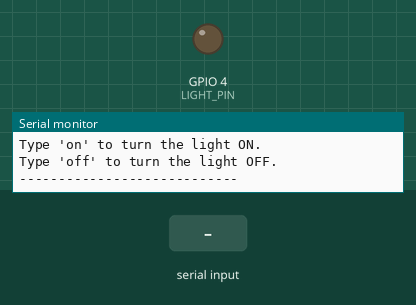
A program run on a simulated ESP32. Shown: output pins drawn as LEDs (lit = HIGH), the last lines printed to the serial monitor. The inputs (shaded band) are chosen by the test bench.

Above: at 2.2 s.
2.3 s: "on\n" received over Serial
At 3.1 s:
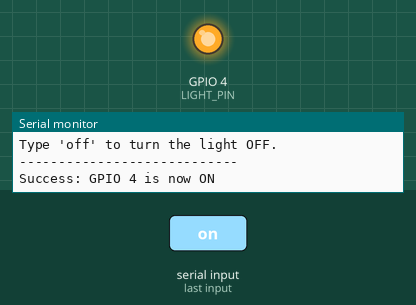
3.8 s: "off\n" received over Serial
At 4.2 s:
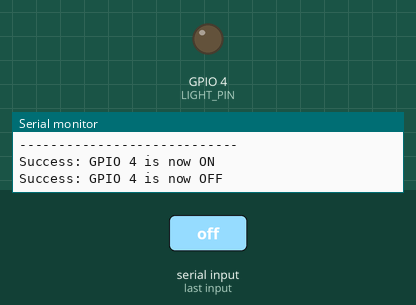
Timing chart, 0 to 6.8 s (numbered marks = the images above; inputs shaded):
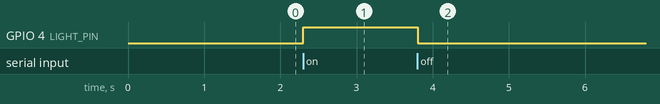

Measured:
- after the input at 2.3 s, GPIO 4 (LIGHT_PIN): LOW → HIGH at once
- after the input at 3.8 s, GPIO 4 (LIGHT_PIN): HIGH → LOW at once

The program:

main.cpp
```cpp
#include <Arduino.h>

const int LIGHT_PIN = 4;

void setup() {
    Serial.begin(115200);
    delay(1000);

    pinMode(LIGHT_PIN, OUTPUT);
    digitalWrite(LIGHT_PIN, LOW);

    Serial.println("--- ESP32 GPIO 4 Control ---");
    Serial.println("Type 'on' to turn the light ON.");
    Serial.println("Type 'off' to turn the light OFF.");
    Serial.println("----------------------------");
}

void loop() {
    if (Serial.available() > 0) {
        String input = Serial.readStringUntil('\n');
        input.trim();
        input.toLowerCase();

        if (input == "on") {
            digitalWrite(LIGHT_PIN, HIGH);
            Serial.println("Success: GPIO 4 is now ON");
        }
        else if (input == "off") {
            digitalWrite(LIGHT_PIN, LOW);
            Serial.println("Success: GPIO 4 is now OFF");
        }
        else {
            Serial.println("Error: Unknown command. Type 'on' or 'off'.");
        }
    }
}
```
